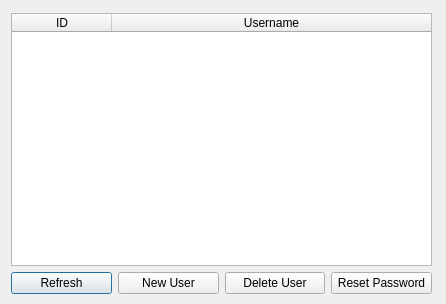
<?xml version="1.0" encoding="UTF-8"?>
<ui version="4.0">
 <class>Dialog</class>
 <widget class="QDialog" name="Dialog">
  <property name="geometry">
   <rect>
    <x>0</x>
    <y>0</y>
    <width>446</width>
    <height>304</height>
   </rect>
  </property>
  <property name="windowTitle">
   <string>Dialog</string>
  </property>
  <widget class="QWidget" name="verticalLayoutWidget">
   <property name="geometry">
    <rect>
     <x>11</x>
     <y>13</y>
     <width>421</width>
     <height>281</height>
    </rect>
   </property>
   <layout class="QVBoxLayout" name="verticalLayout">
    <item>
     <widget class="QTableWidget" name="tableWidget">
      <attribute name="horizontalHeaderCascadingSectionResizes">
       <bool>false</bool>
      </attribute>
      <attribute name="horizontalHeaderShowSortIndicator" stdset="0">
       <bool>false</bool>
      </attribute>
      <attribute name="horizontalHeaderStretchLastSection">
       <bool>true</bool>
      </attribute>
      <attribute name="verticalHeaderCascadingSectionResizes">
       <bool>true</bool>
      </attribute>
      <column>
       <property name="text">
        <string>ID</string>
       </property>
      </column>
      <column>
       <property name="text">
        <string>Username</string>
       </property>
      </column>
     </widget>
    </item>
    <item>
     <layout class="QHBoxLayout" name="horizontalLayout">
      <item>
       <widget class="QPushButton" name="pushButton">
        <property name="text">
         <string>Refresh</string>
        </property>
       </widget>
      </item>
      <item>
       <widget class="QPushButton" name="pushButton_3">
        <property name="text">
         <string>New User</string>
        </property>
       </widget>
      </item>
      <item>
       <widget class="QPushButton" name="pushButton_2">
        <property name="text">
         <string>Delete User</string>
        </property>
       </widget>
      </item>
      <item>
       <widget class="QPushButton" name="pushButton_4">
        <property name="text">
         <string>Reset Password</string>
        </property>
       </widget>
      </item>
     </layout>
    </item>
   </layout>
  </widget>
 </widget>
 <resources/>
 <connections/>
</ui>
